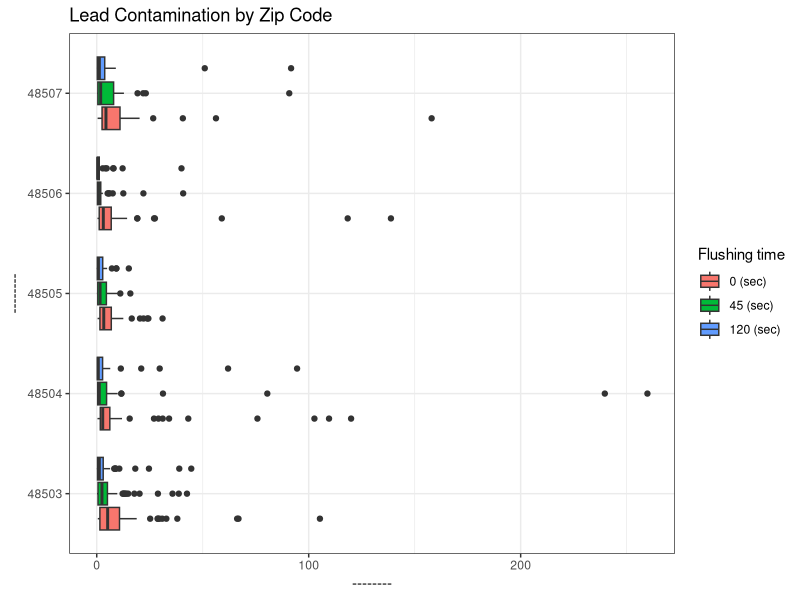
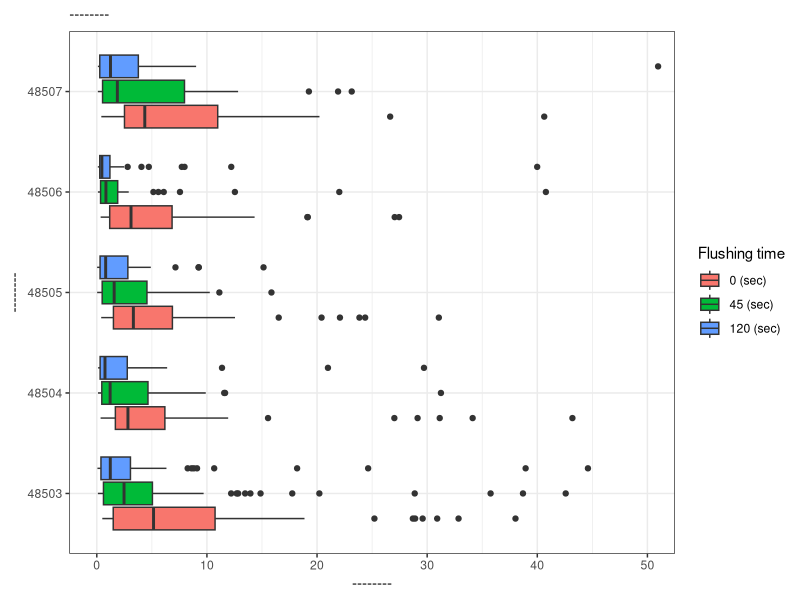

Write the R code that produced these figures, in order.
## ---- chunk 1
knitr::opts_chunk$set(echo = TRUE, message = FALSE, warning = FALSE,
                      comment = NA)
## ---- chunk 2
library(tidyverse)
## ---- chunk 3
flint <- read_csv("flint.csv")
## ---- chunk 4
glimpse(flint)
## ---- chunk 5
flint %>%               # data
  group_by(zip) %>%     # perform a grouping by zip code
  count()               # count occurrences
## ---- chunk 6
flint %>% 
  group_by(zip, draw) %>% 
  summarise(mean_pb = mean(lead))
## ---- chunk 7
flint %>% 
  group_by(zip, draw) %>% 
  summarise(median_pb = median(lead))
## ---- chunk 8
flint %>% 
  filter(zip == 48503, draw == "first") %>% 
  summarise(mean_pb = mean(lead),
            median_pb = median(lead),
            count_pb = n())
## ---- chunk 9
flint_focus <- flint %>% 
  filter(zip %in% 48503:48507, lead < 1000)
## ---- chunk 10
ggplot(data = flint_focus, aes(x = factor(zip), y = lead)) +
  geom_boxplot(aes(fill = factor(draw))) +
  labs(x = "--------", y = "--------", fill = "Flushing time", 
       title = "Lead Contamination by Zip Code") +
  scale_fill_discrete(breaks = c("first", "second", "third"),
                      labels = c("0 (sec)", "45 (sec)", "120 (sec)")) +
  coord_flip() +
  theme_bw()
## ---- chunk 11
ggplot(data = flint_focus, aes(x = factor(zip), y = lead)) +
  geom_boxplot(aes(fill = factor(draw))) + 
  labs(x = "--------", y = "--------", fill = "Flushing time",
       subtitle = "--------") +
  scale_fill_discrete(breaks = c("first", "second", "third"),
                      labels = c("0 (sec)", "45 (sec)", "120 (sec)")) +
  coord_flip(ylim = c(0, 50)) +
  theme_bw()
